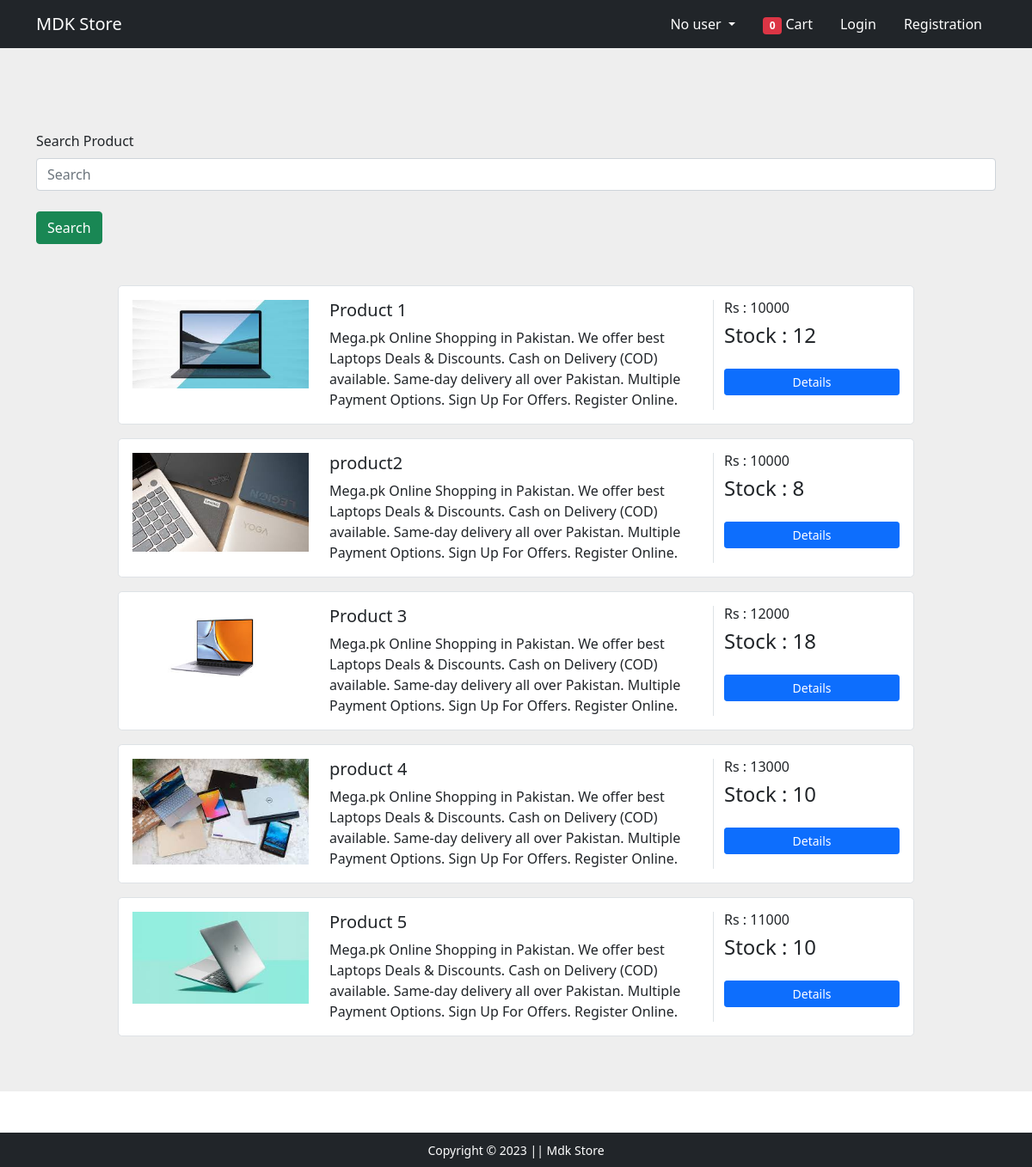
The page /productlisting on the database as committed earlier.
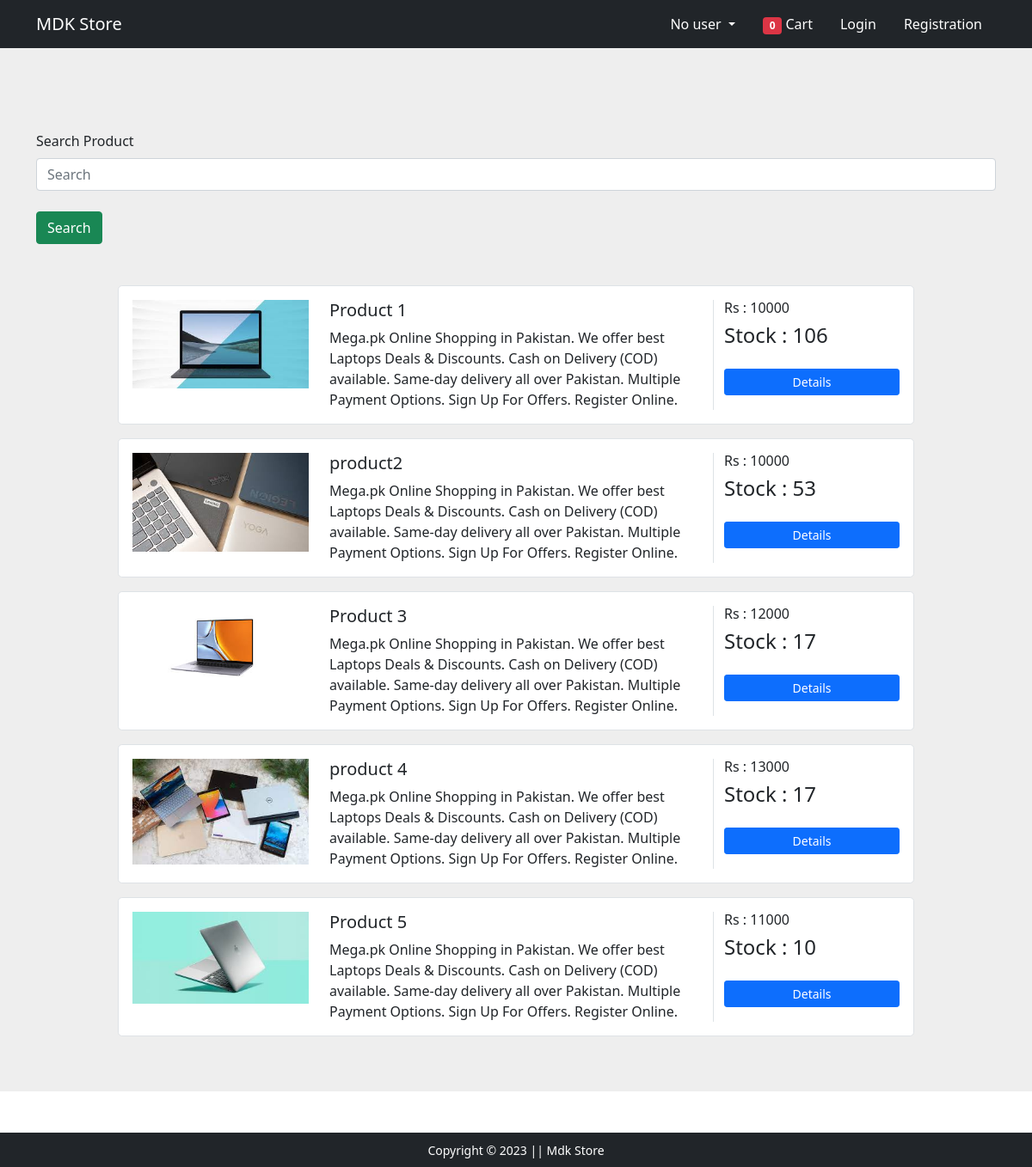
The same page on the database as committed later.
### app/models.py (models this page shows, shortened)
class AllProducts(models.Model):
    title=models.CharField(max_length=200)
    desc=models.CharField(max_length=400)
    img=models.ImageField(upload_to='imgs')
    stock=models.IntegerField(default=0)
    available=models.BooleanField(default=True)
    price=models.IntegerField()

### app/views.py (the view)
# urls.py: path('productlisting', views.product_listing , name='productlisting'),
def product_listing(request):
    total_items=0
    if request.user.is_authenticated:
        total_items=len(Cart.objects.filter(user=request.user))
        print(total_items)
    products=AllProducts.objects.all()
    q=request.GET.get('q')
    print(q)
    if q:
        products=AllProducts.objects.filter(title__contains=q)
    else:
        q=''
    context={
        'products':products,
        'total_items':total_items,
    }
    return render(request, 'app/productlist.html' , context)

### app/templates/app/productlist.html (shortened to what this page needs)
{% extends 'app/base.html' %}
{% load static %}
{% block main-content %}
<section style="background-color: #eee;">
  <div class="container py-5">
    <form action="" class="mt-5 mb-5" method="GET">
      <div class="mb-3 ">
        <label for="" class="form-label">Search Product</label>
        <input type="seach" class="form-control" name="q" id="" aria-describedby="emailHelpId" placeholder="Search">
        <button class="btn btn-success mt-4">Search</button>
      </div>
    </form>
    {% for product in products %}
    <div class="row justify-content-center mb-3">
      <div class="col-md-12 col-xl-10">
        <div class="card shadow-0 border rounded-3">
          <div class="card-body">
            <div class="row">
              <div class="col-md-12 col-lg-3 col-xl-3 mb-4 mb-lg-0">
                <div class="bg-image hover-zoom ripple rounded ripple-surface">
                  <img src="{{product.img.url}}" class="w-100" />
                </div>
              </div>
              <div class="col-md-6 col-lg-6 col-xl-6">
                <h5>{{product.title}}</h5>
                <p class=" mb-4 mb-md-0">
                  {{product.desc}}
                </p>
              </div>
              <div class="col-md-6 col-lg-3 col-xl-3 border-sm-start-none border-start">
                <div class="d-flex flex-row align-items-center mb-1">
                  <h6 class="mb-1 me-1">Rs : {{product.price}}</h6>
                </div>
                <h4>Stock : {{product.stock}}</h4>
                <div class="d-flex flex-column mt-4">
                  <a href="{% url 'product-detail' product.id %}" class="btn btn-primary btn-sm">Details</a>
                </div>
              </div>
            </div>
          </div>
        </div>
      </div>
    </div>
    {% endfor %}
  </div>
</section>
{% endblock main-content %}

### app/templates/app/base.html (shortened to what this page needs)
<!doctype html>
{% load static %}
<html lang="en">
<head>
  <link href="https://cdn.jsdelivr.net/npm/bootstrap@5.0.0-beta1/dist/css/bootstrap.min.css" rel="stylesheet"
>
  <link rel="stylesheet" href="{% static 'app/css/owl.carousel.min.css' %}">
  <link rel="stylesheet" href="{% static 'app/css/all.min.css' %}">
  <link rel="stylesheet" href="{% static 'app/css/style.css' %}">
</head>
<body>
  <nav class="navbar navbar-expand-lg navbar-dark bg-dark">
    <div class="container">
      <a class="navbar-brand" href="/">MDK Store</a>
      <div class="collapse navbar-collapse" id="navbarSupportedContent">
        <div>
          <ul class="navbar-nav me-auto mb-2 mb-lg-0">
            <li class="nav-item dropdown mx-2">
              <a class="nav-link dropdown-toggle text-white" href="#" id="profileDropdown" role="button"
                data-bs-toggle="dropdown" aria-expanded="false">
                {% if request.user_authenticated %}
                {{request.user}}
                {% else %}
                No user
                {% endif %}
              </a>
            </li>
            <li class="nav-item mx-2">
              <a href="{% url 'cart' %}" class="nav-link text-white"><span
                  class="badge bg-danger">{{total_items}}</span> Cart </a>
            </li>
            {% if request.user.is_anonymous %}
            <li class="nav-item mx-2">
              <a href="{% url 'login' %}" class="nav-link text-white">Login</a>
            </li>
            <li class="nav-item mx-2">
              <a href="{% url 'customerregistration' %}" class="nav-link text-white">Registration</a>
            </li>
            {% else %}
            <li class="nav-item mx-2">
              <a href="{% url 'logout' %}" class="nav-link text-white">Logout</a>
            </li>
            {% endif %}
          </ul>
        </div>
      </div>
    </div>
  </nav>
  {% block main-content %} {% endblock main-content %}
  <footer class="container-fluid bg-dark text-center p-2 mt-5">
    <small class="text-white">Copyright &copy; 2023 || Mdk Store </small>
  </footer>
</body>
</html>

Rows that differ between the two databases and show on the page:
changed AllProducts "Product 1": stock "12" → "106"
changed AllProducts "product2": stock "8" → "53"
changed AllProducts "Product 3": stock "18" → "17"
changed AllProducts "product 4": stock "10" → "17"
